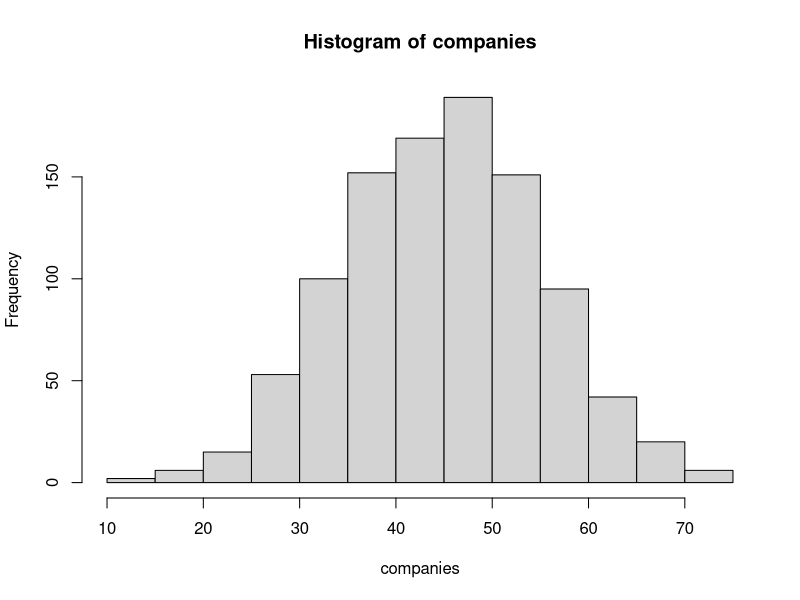
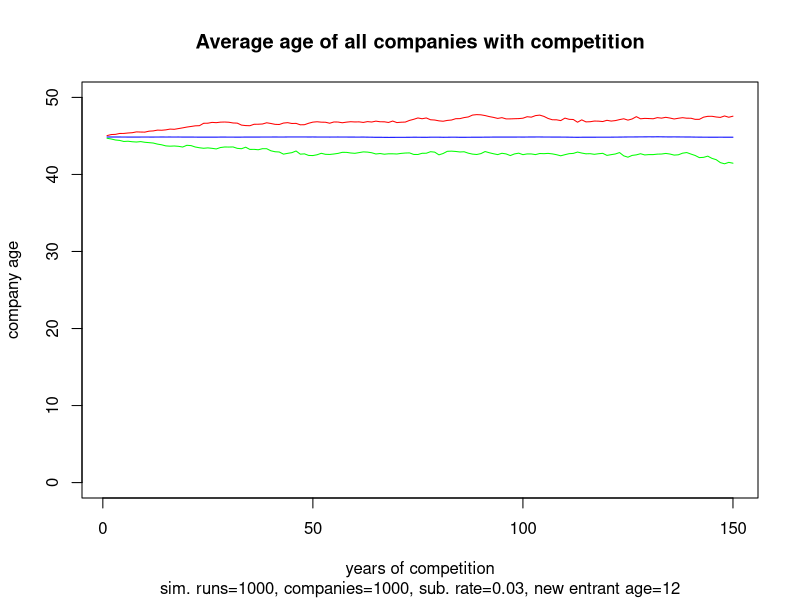

Source code (R) for these figures, in order:
## ---- chunk 1
# setup the environment
setwd = "~/Projects/CompanyAgeSimulation"
set.seed = 1024

# set starting parameters
starting_average_age = 45
starting_standard_deviation_age = 10
number_of_companies = 1000

# set simulation parameters
product_substitution_rate = .03
age_of_disruptor = 12
years_of_competition = 150
## ---- chunk 2
# create companies
companies <- round(rnorm(number_of_companies,
                         mean=starting_average_age,
                         sd=starting_standard_deviation_age
                         ),
                   digits=1)

# check company ages by plotting
summary(companies)
hist(companies)
## ---- chunk 3
# Function to return a new set of company ages after 1 year of competition
compete <- function(age_vector, substitution_rate){
  # Pick companies to be replaced by new entrants
  targets <- round(runif(substitution_rate*length(age_vector),
                         min=1, max=length(age_vector)
                         )
                   )
  
  # Age all companies by 1 year
  age_vector <- age_vector + 1
  
  # Replace target companies with new entrants
  age_vector[targets] <- age_of_disruptor
  return(age_vector)
  }

# simulate new companies entering and competing
substitute <- function(age_vector, run_years, substitution_rate){
  ages_all <- 0
  for(i in 1:run_years){
    age_vector <- compete(age_vector,substitution_rate)
    ages_all[i] = mean(age_vector)
    }
  return(ages_all)
  }

## ---- chunk 4
# run the analysis many times with standard parameters to check stability

# return the ages vector
sim <- function(x){
  ages = substitute(companies, years_of_competition, product_substitution_rate)
  return(ages)
  }

# function to return parameters over the year / sim run matrix
# returns summary table (min, max, average, others) of all sim runs, one summary per year
summarize_by_year <- function(year){
  return(summary(data[year,]))
}
  
sim_range=1:1000

# Return many versions of the ages vector
# elements in data[i,j] are i years and j simulation runs
data=(sapply(sim_range,sim))
params_by_year = sapply(1:years_of_competition,summarize_by_year)
dim(params_by_year)

avg_by_year <- params_by_year['Mean',]
max_by_year <- params_by_year['Max.',]
min_by_year <- params_by_year['Min.',]


# plot a graph with age on the x axis, and low, mean, and high results
subtitle = paste0(c('sim. runs=',max(sim_range),
                    ', companies=',number_of_companies,
                    ', sub. rate=',product_substitution_rate,
                    ', new entrant age=',age_of_disruptor),
                  collapse="")
plot(1:years_of_competition,avg_by_year,
     type='l',
     ylim=c(0,50),
     col='blue',
     main='Average age of all companies with competition',
     sub=subtitle,
     xlab='years of competition',
     ylab='company age'
     )
lines(1:years_of_competition,max_by_year, col='red')
lines(1:years_of_competition,min_by_year, col='green')
